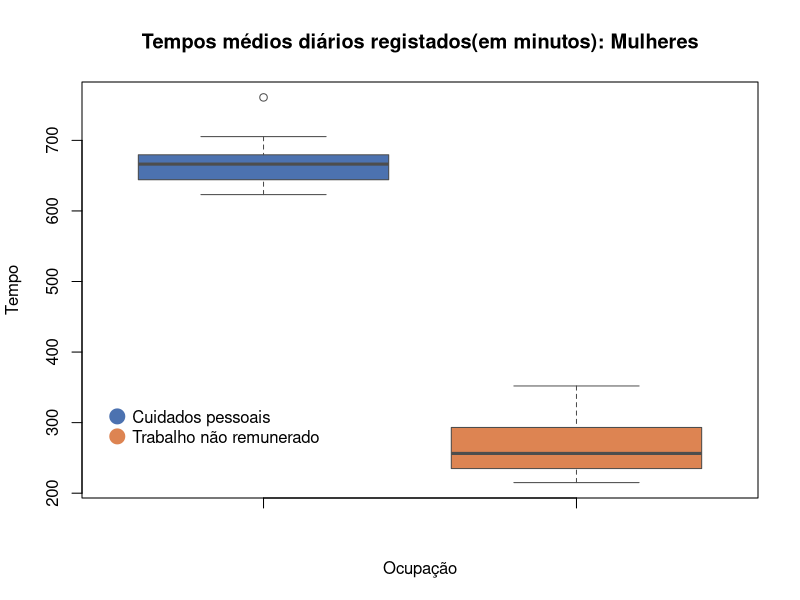

This figure's R source:
setwd("C:\\Programming\\PE_project\\Exercise2")

data <- read.csv("TIME_USE_24092022.csv", sep=",", header=TRUE)

#Removing África do Sul data
data <- data[data$País != "África do Sul", ] 

#Filter data for women only
data <- data[data$Sexo == "Mulheres", ]

CP <- data[data$Ocupação == "Cuidados pessoais", ]
TNR <- data[data$Ocupação == "Trabalho não remunerado", ]

dados <- data.frame(CP$Tempo,TNR$Tempo)

boxplot(dados, main = "Tempos médios diários registados(em minutos): Mulheres" ,
        names = c("", "") ,
        col = c("#4C72B0", "#DD8452"), border = "gray30" ,
        ylab = "Tempo" , xlab = "Ocupação")

legend("bottomleft", legend = c("Cuidados pessoais", "Trabalho não remunerado") , 
       col = c("#4C72B0", "#DD8452") , bty = "n", pch=20 , pt.cex = 3, cex = 1, horiz = FALSE, inset = c(0.03, 0.1))